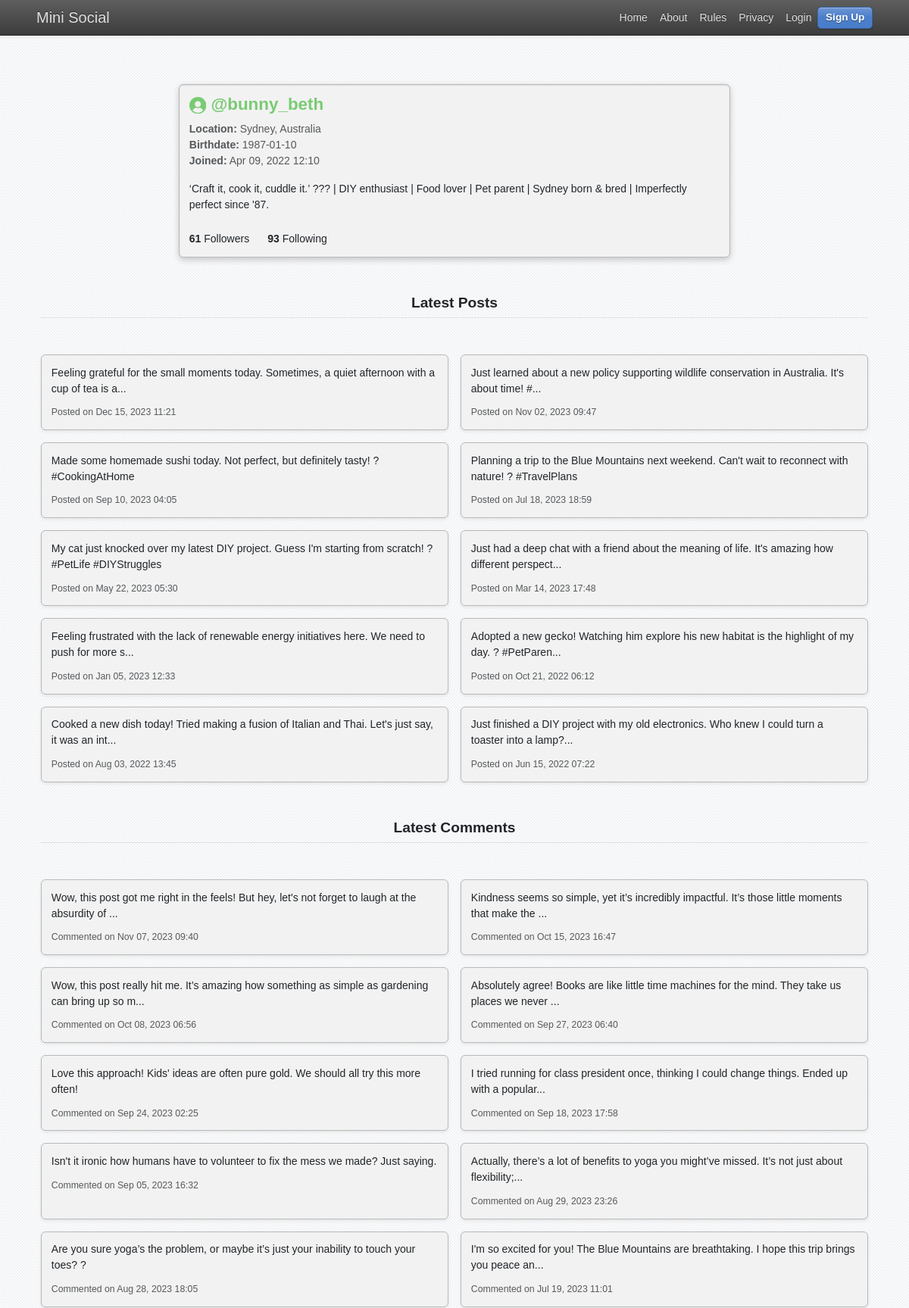
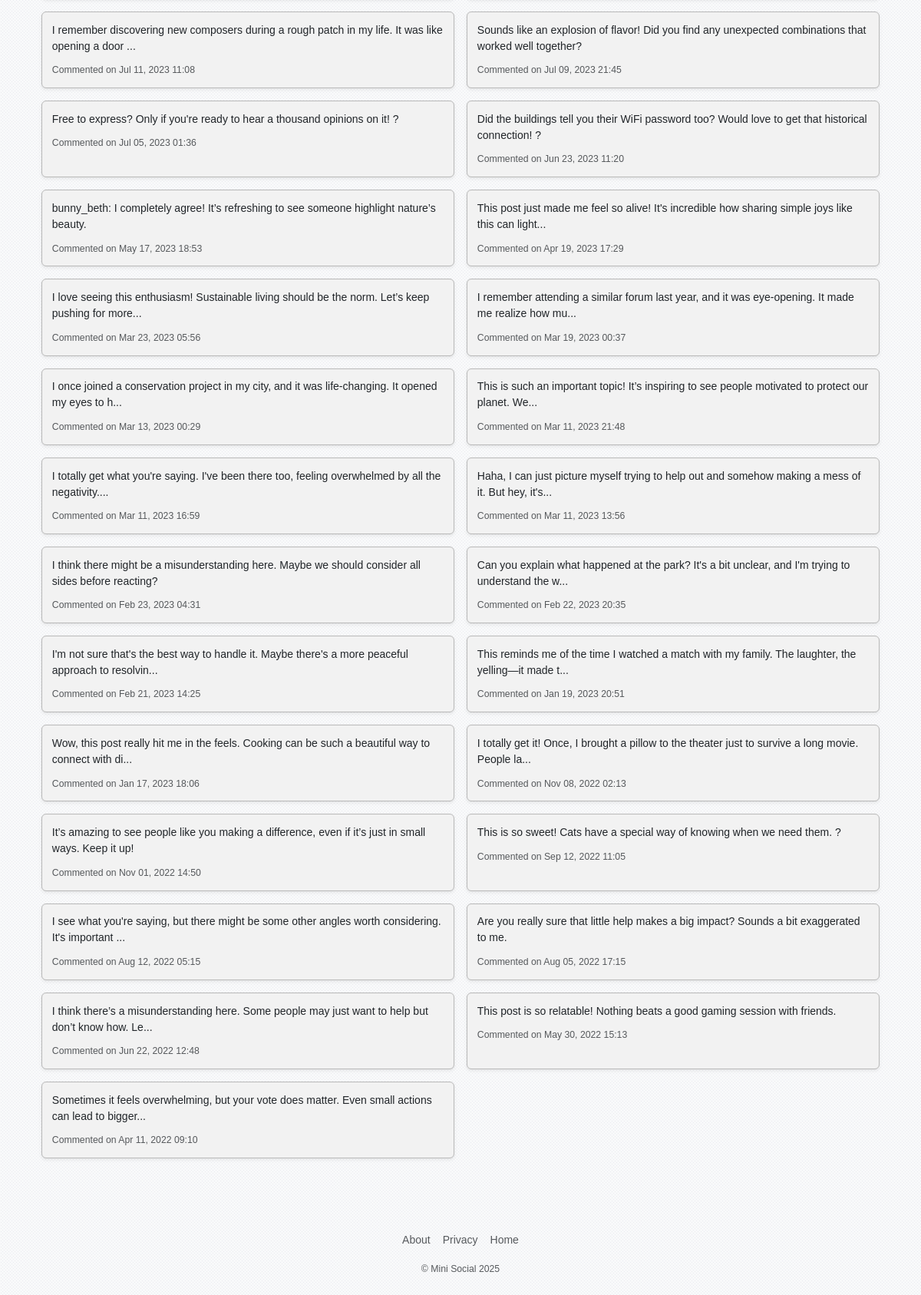
/u/bunny_beth, run on the app's committed database (2 pictures, top to bottom).
### tables this page shows
CREATE TABLE "users" (
  id INTEGER PRIMARY KEY AUTOINCREMENT ,
  username varchar(50) NOT NULL,
  location varchar(100) DEFAULT NULL,
  birthdate date DEFAULT NULL,
  created_at timestamp NULL DEFAULT CURRENT_TIMESTAMP,
  profile text, password TEXT);

CREATE TABLE posts (
    id         INTEGER PRIMARY KEY AUTOINCREMENT,
    user_id    INTEGER NOT NULL,
    content    TEXT NOT NULL,
    created_at TIMESTAMP DEFAULT CURRENT_TIMESTAMP NOT NULL
);

CREATE TABLE comments (
    id INTEGER PRIMARY KEY AUTOINCREMENT,
    post_id INTEGER NOT NULL,
    user_id INTEGER NOT NULL,
    content TEXT NOT NULL,
    created_at TIMESTAMP DEFAULT CURRENT_TIMESTAMP NOT NULL
    -- You can add Foreign Keys here if you want, but it's not required for this fix
    -- FOREIGN KEY (post_id) REFERENCES posts(id) ON DELETE CASCADE,
    -- FOREIGN KEY (user_id) REFERENCES users(id) ON DELETE CASCADE
);

### app.py (the view, shortened to what this page needs)
@app.route('/u/<username>')
def user_profile(username):
    user_raw = query_db('SELECT * FROM users WHERE username = ?', (username,), one=True)
    if not user_raw:
        abort(404)
    user = dict(user_raw)
    moderated_bio, _ = moderate_content(user.get('profile', ''))
    user['profile'] = moderated_bio
    posts_raw = query_db('SELECT id, content, user_id, created_at FROM posts WHERE user_id = ? ORDER BY created_at DESC', (user['id'],))
    posts = []
    for post_raw in posts_raw:
        post = dict(post_raw)
        moderated_post_content, _ = moderate_content(post['content'])
        post['content'] = moderated_post_content
        posts.append(post)
    comments_raw = query_db('SELECT id, content, user_id, post_id, created_at FROM comments WHERE user_id = ? ORDER BY created_at DESC LIMIT 100', (user['id'],))
    comments = []
    for comment_raw in comments_raw:
        comment = dict(comment_raw)
        moderated_comment_content, _ = moderate_content(comment['content'])
        comment['content'] = moderated_comment_content
        comments.append(comment)
    followers_count = query_db('SELECT COUNT(*) as cnt FROM follows WHERE followed_id = ?', (user['id'],), one=True)['cnt']
    following_count = query_db('SELECT COUNT(*) as cnt FROM follows WHERE follower_id = ?', (user['id'],), one=True)['cnt']
    is_currently_following = False # Default to False
    current_user_id = session.get('user_id')
    return render_template('user_profile.html.j2',
                           user=user,
                           posts=posts,
                           comments=comments,
                           followers_count=followers_count,
                           following_count=following_count,
                           is_following=is_currently_following)

### app.py (called while the page is built)
def get_db():
    if 'db' not in g:
        g.db = sqlite3.connect(
            DATABASE,
            detect_types=sqlite3.PARSE_DECLTYPES
        )
        g.db.row_factory = sqlite3.Row
    return g.db

@app.teardown_appcontext
def close_connection(exception):
    db = g.pop('db', None)
    if db is not None:
        db.close()

def query_db(query, args=(), one=False, commit=False):
    db = get_db()
    try:
        with db:
            cur = db.execute(query, args)
        if not commit:
            rv = cur.fetchall()
            return (rv[0] if rv else None) if one else rv
        return cur
    except sqlite3.Error as e:
        print(f"Database error: {e}")
        return None

@app.template_filter('datetimeformat')
def datetimeformat(value):
    if isinstance(value, datetime):
        dt = value
    elif isinstance(value, str):
        dt = datetime.strptime(value, '%Y-%m-%d %H:%M:%S')
    else:
        return "N/A"
    return dt.strftime('%b %d, %Y %H:%M')

@app.template_global()
def loop_color(user_id):
    h = hashlib.md5(str(user_id).encode()).hexdigest()
    r = int(h[0:2], 16)
    g = int(h[2:4], 16)
    b = int(h[4:6], 16)
    return f'rgb({r % 128 + 80}, {g % 128 + 80}, {b % 128 + 80})'

### templates/user_profile.html.j2 (shortened to what this page needs)
{% extends "base.html.j2" %}
{% block content %}
{% from "macros/user_macros.html.j2" import user_display%}
<div class="container mt-5">
  <div class="card col-lg-8 mx-auto">
    <div class="row g-0 align-items-center">
      <div class="col-md-12">
        <div class="card-body">
          <h2 class="card-title">{{ user_display(user.username) }}</h2>
          <p class="card-text text-muted mb-3">
            <strong>Location:</strong> {{ user.location or "N/A" }}<br>
            <strong>Birthdate:</strong> {{ user.birthdate or "N/A" }}<br>
            <strong>Joined:</strong> {{ user.created_at|datetimeformat }}
          </p>
          <p class="card-text">{{ user.profile or "No profile information provided." }}</p>
          <div class="mt-4 d-flex">
            <div class="me-4">
              <a href="/u/{{ user.username }}/followers" class="text-decoration-none text-dark">
                <strong>{{ followers_count }}</strong> Followers
              </a>
            </div>
            <div>
              <a href="/u/{{ user.username }}/following" class="text-decoration-none text-dark">
                <strong>{{ following_count }}</strong> Following
              </a>
            </div>
          </div>
        </div>
      </div>
    </div>
  </div>
  <h3 class="text-center border-bottom pb-2 my-5"><span>Latest Posts</span></h3>
  <div class="row g-3">
    {% for post in posts %}
    <div class="col-md-6">
      <div class="card h-100 shadow-sm card-hover">
        <a href="{{ url_for('post_detail', post_id=post.id) }}" class="text-decoration-none text-reset">
          <div class="card-body">
            <p class="card-text">{{ post.content|truncate(100, True, '...') }}</p>
            <small class="text-muted">Posted on {{ post.created_at|datetimeformat }}</small>
          </div>
        </a>
      </div>
    </div>
    {% else %}
    <div class="col-12">
      <p class="text-center text-muted">No posts yet.</p>
    </div>
    {% endfor %}
  </div>
  <h3 class="text-center border-bottom pb-2 my-5"><span>Latest Comments</span></h3>
  <div class="row g-3">
    {% for comment in comments %}
    <div class="col-md-6">
      <div class="card h-100 shadow-sm card-hover">
        <a href="{{ url_for('post_detail', post_id=comment.post_id) }}" class="text-decoration-none text-reset">
          <div class="card-body">
            <p class="card-text">{{ comment.content|truncate(100, True, '...') }}</p>
            <small class="text-muted">Commented on {{ comment.created_at|datetimeformat }}</small>
          </div>
        </a>
      </div>
    </div>
    {% else %}
    <div class="col-12">
      <p class="text-center text-muted">No comments yet.</p>
    </div>
    {% endfor %}
  </div>
</div>
{% endblock %}

### templates/macros/user_macros.html.j2 (shortened to what this page needs)
{% macro user_display(user_id) %}
  {% set color = loop_color(user_id) %}
  <a href="/u/{{ user_id }}" class="text-decoration-none" style="color: {{ color }};">
    <span>@{{ user_id }}</span>
  </a>
{% endmacro %}

### static/skeuostrap.css (style rules this page uses)
:root { --bs-spacer: 0.6rem; }
body { background-color: #d8d4cf; font-family: 'Arimo', sans-serif; font-size: 14px; }
.card, .jumbotron, .modal-content, .offcanvas, .accordion, .alert, .list-group, .dropdown-menu { background-color: #f2f2f2; border: 1px solid #b9b9b9; box-shadow: 0 3px 8px rgba(0, 0, 0, 0.2), inset 0 1px 2px rgba(0, 0, 0, 0.1); border-radius: 6px; }
.card-body, .modal-body, .offcanvas-body { padding: 0.8rem; }
h2 { font-size: 1.4rem; }
h3 { font-size: 1.2rem; }
h1,h2,h3,h4,h5,h6 { font-weight: bold; }
p { margin-bottom: 0.6rem; }

### static/custom_style.css (style rules this page uses)
body { display: flex; flex-direction: column; min-height: 100vh; margin: 0; }

### data on the page
users: username "bunny_beth", location "Sydney, Australia", birthdate "1987-01-10", created_at "Apr 09, 2022 12:10", profile "‘Craft it, cook it, cuddle it.’ ?️?️? | DIY enthusiast | Food lover | Pet parent | Sydney born & bred | Imperfectly perfect since '87."
posts: content "Feeling grateful for the small moments today. Sometimes, a quiet afternoon with a cup of tea is a...", created_at "Dec 15, 2023 11:21"
posts: content "Just learned about a new policy supporting wildlife conservation in Australia. It's about time! #...", created_at "Nov 02, 2023 09:47"
posts: content "Made some homemade sushi today. Not perfect, but definitely tasty! ? #CookingAtHome", created_at "Sep 10, 2023 04:05"
posts: content "Planning a trip to the Blue Mountains next weekend. Can't wait to reconnect with nature! ?️ #TravelPlans", created_at "Jul 18, 2023 18:59"
posts: content "My cat just knocked over my latest DIY project. Guess I'm starting from scratch! ? #PetLife #DIYStruggles", created_at "May 22, 2023 05:30"
posts: content "Just had a deep chat with a friend about the meaning of life. It's amazing how different perspect...", created_at "Mar 14, 2023 17:48"
posts: content "Feeling frustrated with the lack of renewable energy initiatives here. We need to push for more s...", created_at "Jan 05, 2023 12:33"
posts: content "Adopted a new gecko! Watching him explore his new habitat is the highlight of my day. ? #PetParen...", created_at "Oct 21, 2022 06:12"
posts: content "Cooked a new dish today! Tried making a fusion of Italian and Thai. Let's just say, it was an int...", created_at "Aug 03, 2022 13:45"
posts: content "Just finished a DIY project with my old electronics. Who knew I could turn a toaster into a lamp?...", created_at "Jun 15, 2022 07:22"
comments: content "bunny_beth: I completely agree! It’s refreshing to see someone highlight nature’s beauty.", created_at "May 17, 2023 18:53"
comments: content "This post just made me feel so alive! It's incredible how sharing simple joys like this can light...", created_at "Apr 19, 2023 17:29"
comments: content "I love seeing this enthusiasm! Sustainable living should be the norm. Let’s keep pushing for more...", created_at "Mar 23, 2023 05:56"
comments: content "I remember attending a similar forum last year, and it was eye-opening. It made me realize how mu...", created_at "Mar 19, 2023 00:37"
comments: content "I once joined a conservation project in my city, and it was life-changing. It opened my eyes to h...", created_at "Mar 13, 2023 00:29"
comments: content "This is such an important topic! It’s inspiring to see people motivated to protect our planet. We...", created_at "Mar 11, 2023 21:48"
comments: content "I totally get what you're saying. I've been there too, feeling overwhelmed by all the negativity....", created_at "Mar 11, 2023 16:59"
comments: content "Haha, I can just picture myself trying to help out and somehow making a mess of it. But hey, it's...", created_at "Mar 11, 2023 13:56"
comments: content "I think there might be a misunderstanding here. Maybe we should consider all sides before reacting?", created_at "Feb 23, 2023 04:31"
comments: content "Can you explain what happened at the park? It's a bit unclear, and I'm trying to understand the w...", created_at "Feb 22, 2023 20:35"
comments: content "I'm not sure that's the best way to handle it. Maybe there's a more peaceful approach to resolvin...", created_at "Feb 21, 2023 14:25"
comments: content "This reminds me of the time I watched a match with my family. The laughter, the yelling—it made t...", created_at "Jan 19, 2023 20:51"
comments: content "Wow, this post really hit me in the feels. Cooking can be such a beautiful way to connect with di...", created_at "Jan 17, 2023 18:06"
comments: content "I totally get it! Once, I brought a pillow to the theater just to survive a long movie. People la...", created_at "Nov 08, 2022 02:13"
comments: content "It’s amazing to see people like you making a difference, even if it’s just in small ways. Keep it up!", created_at "Nov 01, 2022 14:50"
comments: content "This is so sweet! Cats have a special way of knowing when we need them. ?", created_at "Sep 12, 2022 11:05"
comments: content "I see what you're saying, but there might be some other angles worth considering. It's important ...", created_at "Aug 12, 2022 05:15"
comments: content "Are you really sure that little help makes a big impact? Sounds a bit exaggerated to me.", created_at "Aug 05, 2022 17:15"
comments: content "I think there’s a misunderstanding here. Some people may just want to help but don’t know how. Le...", created_at "Jun 22, 2022 12:48"
comments: content "This post is so relatable! Nothing beats a good gaming session with friends.", created_at "May 30, 2022 15:13"
comments: content "Sometimes it feels overwhelming, but your vote does matter. Even small actions can lead to bigger...", created_at "Apr 11, 2022 09:10"

### other printed values
{{ followers_count }} "61"
{{ following_count }} "93"
{{ comment.content|truncate(100, True, '...') }} "Wow, this post got me right in the feels! But hey, let's not forget to laugh at the absurdity of ..." "Kindness seems so simple, yet it’s incredibly impactful. It’s those little moments that make the ..." "Wow, this post really hit me. It’s amazing how something as simple as gardening can bring up so m..." "Absolutely agree! Books are like little time machines for the mind. They take us places we never ..." "Love this approach! Kids' ideas are often pure gold. We should all try this more often!" "I tried running for class president once, thinking I could change things. Ended up with a popular..." "Isn't it ironic how humans have to volunteer to fix the mess we made? Just saying." "Actually, there’s a lot of benefits to yoga you might’ve missed. It’s not just about flexibility;..." "Are you sure yoga’s the problem, or maybe it’s just your inability to touch your toes? ?" "I'm so excited for you! The Blue Mountains are breathtaking. I hope this trip brings you peace an..." "I remember discovering new composers during a rough patch in my life. It was like opening a door ..." "Sounds like an explosion of flavor! Did you find any unexpected combinations that worked well together?" "Free to express? Only if you're ready to hear a thousand opinions on it! ?" "Did the buildings tell you their WiFi password too? Would love to get that historical connection! ?"
{{ comment.created_at|datetimeformat }} "Nov 07, 2023 09:40" "Oct 15, 2023 16:47" "Oct 08, 2023 06:56" "Sep 27, 2023 06:40" "Sep 24, 2023 02:25" "Sep 18, 2023 17:58" "Sep 05, 2023 16:32" "Aug 29, 2023 23:26" "Aug 28, 2023 18:05" "Jul 19, 2023 11:01" "Jul 11, 2023 11:08" "Jul 09, 2023 21:45" "Jul 05, 2023 01:36" "Jun 23, 2023 11:20"
